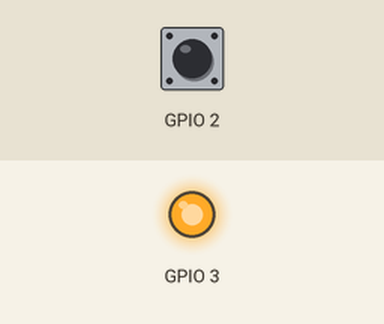
This program was run on a simulated Raspberry Pi (BCM pin numbers). On the bench: output pins drawn as LEDs (lit = HIGH). The inputs (shaded band) are chosen by the test bench; at power-on: GPIO 2 LOW. What the program prints to the terminal is not drawn.

Above: at 1.2 s.
1.3 s: GPIO 2 pulled HIGH for 0.15 s
At 1.37 s:
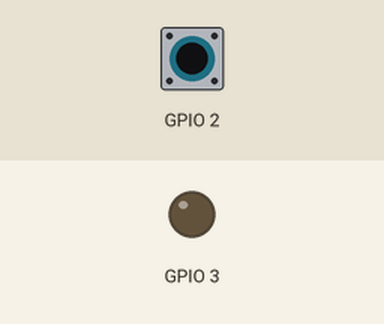
2.9 s: GPIO 2 pulled HIGH for 3.2 s
At 6.5 s:
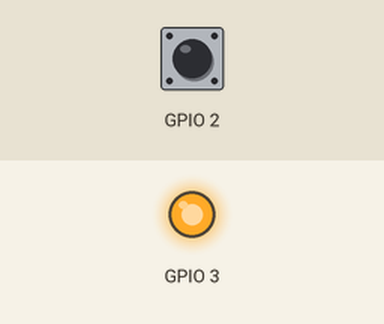
Timing chart, 0 to 8.0 s (numbered marks = the images above; inputs shaded):
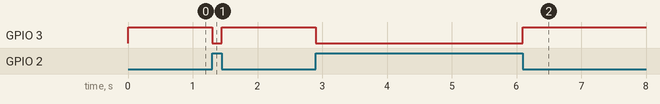

The program:

buttonpress-with_led.py
```python
import RPi.GPIO as gpio
gpio.setmode(gpio.BCM)
gpio.setup(2, gpio.IN, pull_up_down = gpio.PUD_DOWN)
gpio.setup(3, gpio.OUT)
gpio.output(3,0)

try:
  while True:
    #gpio.output(7, gpio.input(2))
    if( gpio.input(2) == 0 ):
      print('down')
      gpio.output(3,1)
    else:
      gpio.output(3,0)
except KeyboardInterrupt:
  gpio.cleanup()
```

Measured:
- after the input at 1.3 s, GPIO 3: HIGH → LOW at once, → HIGH 0.15 s later
- after the input at 2.9 s, GPIO 3: HIGH → LOW at once, → HIGH 3.2 s later
